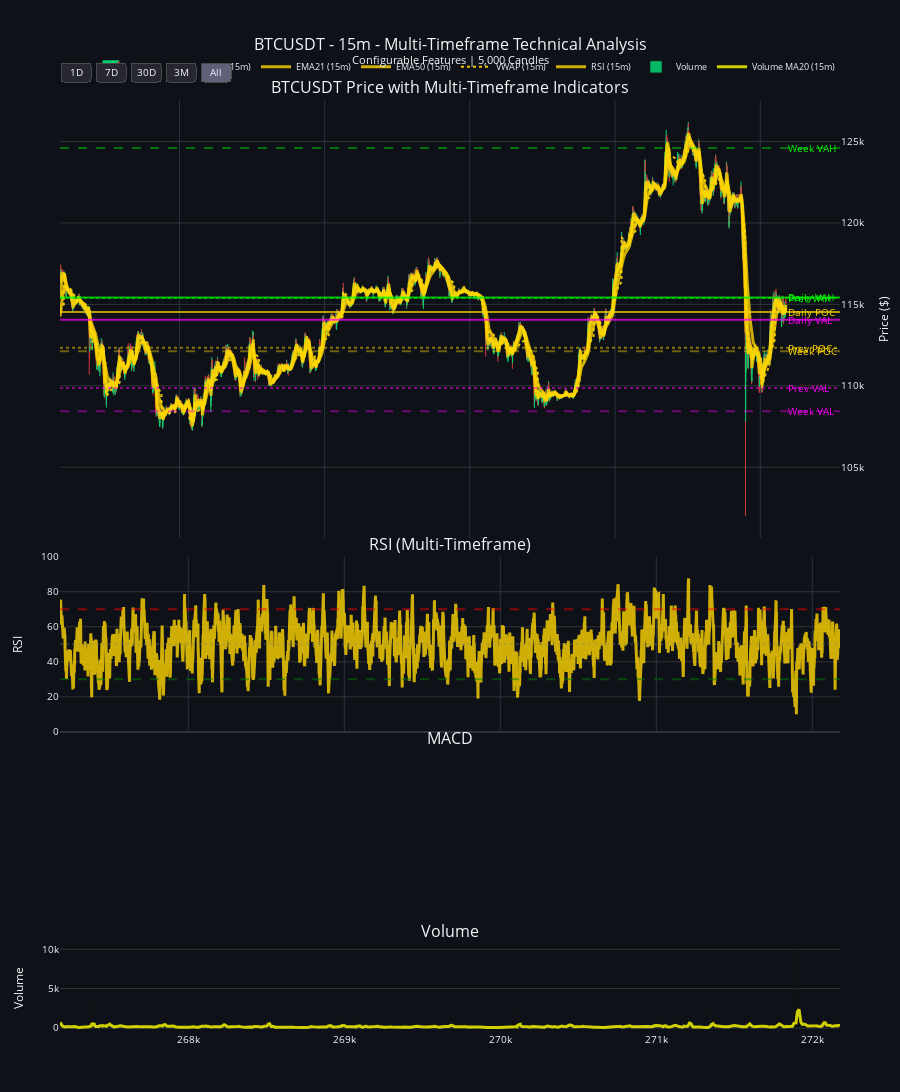

The code cell stored with this chart in its notebook:
### Code cell
# =============================================================================
# CREATE CHART
# =============================================================================

print("Creating Multi-Timeframe Interactive Chart...")

# Create subplot structure
fig = make_subplots(
    rows=4, cols=1, shared_xaxes=True, vertical_spacing=0.02,
    subplot_titles=(f'{symbol} Price with Multi-Timeframe Indicators', 'RSI (Multi-Timeframe)', 'MACD', 'Volume'),
    row_heights=[0.5, 0.2, 0.2, 0.1]
)

# === 1. CANDLESTICK CHART ===
fig.add_trace(go.Candlestick(
    x=viz_df.index, open=viz_df['open'], high=viz_df['high'], low=viz_df['low'], close=viz_df['close'],
    name='OHLC', increasing_line_color='#00ff88', decreasing_line_color='#ff4444',
    increasing_fillcolor='#00ff88', decreasing_fillcolor='#ff4444', line=dict(width=1), opacity=0.8
), row=1, col=1)

# === Add Volume Profile Labels ===
daily_vp, prev_day_vp, weekly_vp = vps

# Add horizontal lines and annotations for daily, previous day, and weekly VP levels
vp_colors = {'poc': '#FFD700', 'vah': '#00FF00', 'val': '#FF00FF'}
vp_labels = {'poc': 'POC', 'vah': 'VAH', 'val': 'VAL'}

for key in ['poc', 'vah', 'val']:
    # Daily
    fig.add_hline(y=daily_vp[key], line_dash="solid", line_color=vp_colors[key], opacity=0.7, row=1, col=1)
    fig.add_annotation(x=viz_df.index[-1], y=daily_vp[key],
                      text=f"Daily {vp_labels[key]}",
                      showarrow=False, yshift=0, xanchor='left', font=dict(color=vp_colors[key], size=10),
                      row=1, col=1)
    # Previous Day
    fig.add_hline(y=prev_day_vp[key], line_dash="dot", line_color=vp_colors[key], opacity=0.5, row=1, col=1)
    fig.add_annotation(x=viz_df.index[-1], y=prev_day_vp[key],
                      text=f"Prev {vp_labels[key]}",
                      showarrow=False, yshift=0, xanchor='left', font=dict(color=vp_colors[key], size=10),
                      row=1, col=1)
    # Weekly
    fig.add_hline(y=weekly_vp[key], line_dash="dash", line_color=vp_colors[key], opacity=0.4, row=1, col=1)
    fig.add_annotation(x=viz_df.index[-1], y=weekly_vp[key],
                      text=f"Week {vp_labels[key]}",
                      showarrow=False, yshift=0, xanchor='left', font=dict(color=vp_colors[key], size=10),
                      row=1, col=1)

# === 2. MAIN CHART INDICATORS ===
for indicator, timeframes in CHART_FEATURES_CONFIG.get('main_chart', {}).items():
    available = get_available_features_by_timeframe(viz_df, indicator, timeframes)
    for tf, col_name in available.items():
        color = TIMEFRAME_COLORS.get(tf, '#ffffff')
        style = get_indicator_style(indicator, tf)
        
        # Prepare trace parameters
        trace_params = {
            'x': viz_df.index,
            'y': viz_df[col_name],
            'mode': 'lines',
            'name': f'{indicator.upper()} ({tf})',
            'line': dict(color=color, width=style['width'], dash=style['dash']),
            'opacity': style['opacity']
        }
        
        # Add fill for Bollinger Bands lower
        if indicator == 'bb_lower' and 'fill' in style:
            trace_params['fill'] = style['fill']
            # Convert hex color to rgba for fill
            hex_color = color.lstrip('#')
            rgb = tuple(int(hex_color[i:i+2], 16) for i in (0, 2, 4))
            trace_params['fillcolor'] = f'rgba({rgb[0]}, {rgb[1]}, {rgb[2]}, {style["fill_opacity"]})'
        
        # Generic trace - works for ALL indicators
        fig.add_trace(go.Scatter(**trace_params), row=1, col=1)

# === 3. RSI SUBPLOT ===
for indicator, timeframes in CHART_FEATURES_CONFIG.get('rsi_subplot', {}).items():
    available = get_available_features_by_timeframe(viz_df, indicator, timeframes)
    for tf, col_name in available.items():
        color = TIMEFRAME_COLORS.get(tf, '#ffaa00')
        style = get_indicator_style(indicator, tf)
        
        fig.add_trace(go.Scatter(
            x=viz_df.index, y=viz_df[col_name], mode='lines', name=f'RSI ({tf})',
            line=dict(color=color, width=style['width'], dash=style['dash']),
            opacity=style['opacity']
        ), row=2, col=1)

fig.add_hline(y=70, line_dash="dash", line_color="red", opacity=0.5, row=2, col=1)
fig.add_hline(y=30, line_dash="dash", line_color="green", opacity=0.5, row=2, col=1)
fig.add_hline(y=50, line_dash="dot", line_color="gray", opacity=0.3, row=2, col=1)
fig.update_yaxes(title_text="RSI", range=[0, 100], row=2, col=1)

# === 4. MACD SUBPLOT ===
macd_col = signal_col = None
for indicator, timeframes in CHART_FEATURES_CONFIG.get('macd_subplot', {}).items():
    available = get_available_features_by_timeframe(viz_df, indicator, timeframes)
    for tf, col_name in available.items():
        color = TIMEFRAME_COLORS.get(tf, '#ffffff')
        style = get_indicator_style(indicator, tf)
        
        if indicator == 'macd':
            macd_col = col_name
            fig.add_trace(go.Scatter(
                x=viz_df.index, y=viz_df[col_name], mode='lines', name=f'MACD ({tf})',
                line=dict(color='#00ff00', width=style['width'], dash=style['dash']),
                opacity=style['opacity']
            ), row=3, col=1)
        elif indicator == 'macd_signal':
            signal_col = col_name
            fig.add_trace(go.Scatter(
                x=viz_df.index, y=viz_df[col_name], mode='lines', name=f'MACD Signal ({tf})',
                line=dict(color='#ff4444', width=style['width'], dash=style['dash']),
                opacity=style['opacity']
            ), row=3, col=1)

if macd_col and signal_col:
    macd_histogram = viz_df[macd_col] - viz_df[signal_col]
    colors = ['green' if x >= 0 else 'red' for x in macd_histogram]
    fig.add_trace(go.Bar(x=viz_df.index, y=macd_histogram, name='MACD Histogram', 
                        marker_color=colors, opacity=0.5), row=3, col=1)

fig.add_hline(y=0, line_dash="dash", line_color="gray", opacity=0.5, row=3, col=1)
fig.update_yaxes(title_text="MACD", row=3, col=1)

# === 5. VOLUME BARS ===
volume_colors = ['#00ff88' if viz_df['close'].iloc[i] >= viz_df['open'].iloc[i] else '#ff4444' for i in range(len(viz_df))]
fig.add_trace(go.Bar(x=viz_df.index, y=viz_df['volume'], name='Volume', marker_color=volume_colors, opacity=0.7), row=4, col=1)

for indicator, timeframes in CHART_FEATURES_CONFIG.get('volume_subplot', {}).items():
    if indicator == 'volume_ma20':
        available = get_available_features_by_timeframe(viz_df, indicator, timeframes)
        for tf, col_name in available.items():
            style = get_indicator_style(indicator, tf)
            fig.add_trace(go.Scatter(
                x=viz_df.index, y=viz_df[col_name], mode='lines', name=f'Volume MA20 ({tf})',
                line=dict(color='#ffff00', width=style['width'], dash=style['dash']),
                opacity=style['opacity']
            ), row=4, col=1)

fig.update_yaxes(title_text="Volume", row=4, col=1)

# === 6. LAYOUT & DISPLAY ===
fig.update_layout(
    title={'text': f'{symbol} - {time_frame} - Multi-Timeframe Technical Analysis<br><sup>Configurable Features | {len(viz_df):,} Candles</sup>',
           'x': 0.5, 'xanchor': 'center', 'font': {'size': 16}},
    height=1200, showlegend=True, template='plotly_dark', font=dict(size=10),
    margin=dict(l=60, r=60, t=100, b=60), plot_bgcolor='#0e1117', paper_bgcolor='#0e1117',
    legend=dict(orientation="h", yanchor="bottom", y=1.02, xanchor="right", x=1, font=dict(size=9)),
    xaxis=dict(rangeselector=dict(buttons=[
        dict(count=1, label="1D", step="day", stepmode="backward"),
        dict(count=7, label="7D", step="day", stepmode="backward"),
        dict(count=30, label="30D", step="day", stepmode="backward"),
        dict(count=90, label="3M", step="day", stepmode="backward"),
        dict(step="all", label="All")
    ], bgcolor='#262730', bordercolor='#4a4a4a', borderwidth=1), rangeslider=dict(visible=False), type="date"),
    hovermode='x unified', hoverlabel=dict(bgcolor="rgba(0,0,0,0.8)", bordercolor="white", font_size=10)
)

fig.update_yaxes(title_text="Price ($)", row=1, col=1, side='right')
for row in range(1, 5):
    fig.update_yaxes(showgrid=True, gridwidth=1, gridcolor='#333333', row=row, col=1)

fig.show()

print("Multi-Timeframe Interactive Chart Displayed!")
print("\nTimeframe Colors:")
for tf, color in TIMEFRAME_COLORS.items():
    print(f"  {tf:4} -> {color}")
print("\nConfigurable Styles:")
for indicator, style in INDICATOR_STYLES.items():
    if indicator != 'default':
        print(f"  {indicator:10} -> opacity={style['opacity']}, width={style['width']}, dash={style['dash']}")

### Figure 1 — Plotly figure (JSON) as saved in the notebook; plotly's stock layout.template omitted (floating-point values rounded to 4 significant figures; data arrays with more than 128 entries replaced by an {"elided": "..."} marker saying what was removed)
{"data": [{"close": {"elided": "5000 float values"}, "decreasing": {"fillcolor": "#ff4444", "line": {"color": "#ff4444"}}, "high": {"elided": "5000 float values"}, "increasing": {"fillcolor": "#00ff88", "line": {"color": "#00ff88"}}, "line": {"width": 1}, "low": {"elided": "5000 float values"}, "name": "OHLC", "opacity": 0.8, "open": {"elided": "5000 float values"}, "type": "candlestick", "x": {"elided": "5000 int values"}, "xaxis": "x", "yaxis": "y"}, {"line": {"color": "#ffd700", "dash": "solid", "width": 3}, "mode": "lines", "name": "EMA9 (15m)", "opacity": 0.8, "type": "scatter", "x": {"elided": "5000 int values"}, "xaxis": "x", "y": {"elided": "5000 float values"}, "yaxis": "y"}, {"line": {"color": "#ffd700", "dash": "solid", "width": 3}, "mode": "lines", "name": "EMA21 (15m)", "opacity": 0.8, "type": "scatter", "x": {"elided": "5000 int values"}, "xaxis": "x", "y": {"elided": "5000 float values"}, "yaxis": "y"}, {"line": {"color": "#ffd700", "dash": "solid", "width": 3}, "mode": "lines", "name": "EMA50 (15m)", "opacity": 0.8, "type": "scatter", "x": {"elided": "5000 int values"}, "xaxis": "x", "y": {"elided": "5000 float values"}, "yaxis": "y"}, {"line": {"color": "#ffd700", "dash": "dot", "width": 2}, "mode": "lines", "name": "VWAP (15m)", "opacity": 0.9, "type": "scatter", "x": {"elided": "5000 int values"}, "xaxis": "x", "y": {"elided": "5000 float values"}, "yaxis": "y"}, {"line": {"color": "#ffd700", "dash": "solid", "width": 3}, "mode": "lines", "name": "RSI (15m)", "opacity": 0.8, "type": "scatter", "x": {"elided": "5000 int values"}, "xaxis": "x2", "y": {"elided": "5000 float values"}, "yaxis": "y2"}, {"marker": {"color": {"elided": "5000 str values"}}, "name": "Volume", "opacity": 0.7, "type": "bar", "x": {"elided": "5000 int values"}, "xaxis": "x4", "y": {"elided": "5000 float values"}, "yaxis": "y4"}, {"line": {"color": "#ffff00", "dash": "solid", "width": 3}, "mode": "lines", "name": "Volume MA20 (15m)", "opacity": 0.8, "type": "scatter", "x": {"elided": "5000 int values"}, "xaxis": "x4", "y": {"elided": "5000 float values"}, "yaxis": "y4"}], "layout": {"annotations": [{"font": {"size": 16}, "showarrow": false, "text": "BTCUSDT Price with Multi-Timeframe Indicators", "x": 0.5, "xanchor": "center", "xref": "paper", "y": 1, "yanchor": "bottom", "yref": "paper"}, {"font": {"size": 16}, "showarrow": false, "text": "RSI (Multi-Timeframe)", "x": 0.5, "xanchor": "center", "xref": "paper", "y": 0.51, "yanchor": "bottom", "yref": "paper"}, {"font": {"size": 16}, "showarrow": false, "text": "MACD", "x": 0.5, "xanchor": "center", "xref": "paper", "y": 0.302, "yanchor": "bottom", "yref": "paper"}, {"font": {"size": 16}, "showarrow": false, "text": "Volume", "x": 0.5, "xanchor": "center", "xref": "paper", "y": 0.094, "yanchor": "bottom", "yref": "paper"}, {"font": {"color": "#FFD700", "size": 10}, "showarrow": false, "text": "Daily POC", "x": 272177, "xanchor": "left", "xref": "x", "y": 114500.0, "yref": "y", "yshift": 0}, {"font": {"color": "#FFD700", "size": 10}, "showarrow": false, "text": "Prev POC", "x": 272177, "xanchor": "left", "xref": "x", "y": 112300.0, "yref": "y", "yshift": 0}, {"font": {"color": "#FFD700", "size": 10}, "showarrow": false, "text": "Week POC", "x": 272177, "xanchor": "left", "xref": "x", "y": 112100.0, "yref": "y", "yshift": 0}, {"font": {"color": "#00FF00", "size": 10}, "showarrow": false, "text": "Daily VAH", "x": 272177, "xanchor": "left", "xref": "x", "y": 115400.0, "yref": "y", "yshift": 0}, {"font": {"color": "#00FF00", "size": 10}, "showarrow": false, "text": "Prev VAH", "x": 272177, "xanchor": "left", "xref": "x", "y": 115400.0, "yref": "y", "yshift": 0}, {"font": {"color": "#00FF00", "size": 10}, "showarrow": false, "text": "Week VAH", "x": 272177, "xanchor": "left", "xref": "x", "y": 124600.0, "yref": "y", "yshift": 0}, {"font": {"color": "#FF00FF", "size": 10}, "showarrow": false, "text": "Daily VAL", "x": 272177, "xanchor": "left", "xref": "x", "y": 114100.0, "yref": "y", "yshift": 0}, {"font": {"color": "#FF00FF", "size": 10}, "showarrow": false, "text": "Prev VAL", "x": 272177, "xanchor": "left", "xref": "x", "y": 109900.0, "yref": "y", "yshift": 0}, {"font": {"color": "#FF00FF", "size": 10}, "showarrow": false, "text": "Week VAL", "x": 272177, "xanchor": "left", "xref": "x", "y": 108400.0, "yref": "y", "yshift": 0}], "font": {"size": 10}, "height": 1200, "hoverlabel": {"bgcolor": "rgba(0,0,0,0.8)", "bordercolor": "white", "font": {"size": 10}}, "hovermode": "x unified", "legend": {"font": {"size": 9}, "orientation": "h", "x": 1, "xanchor": "right", "y": 1.02, "yanchor": "bottom"}, "margin": {"b": 60, "l": 60, "r": 60, "t": 100}, "paper_bgcolor": "#0e1117", "plot_bgcolor": "#0e1117", "shapes": [{"line": {"color": "#FFD700", "dash": "solid"}, "opacity": 0.7, "type": "line", "x0": 0, "x1": 1, "xref": "x domain", "y0": 114500.0, "y1": 114500.0, "yref": "y"}, {"line": {"color": "#FFD700", "dash": "dot"}, "opacity": 0.5, "type": "line", "x0": 0, "x1": 1, "xref": "x domain", "y0": 112300.0, "y1": 112300.0, "yref": "y"}, {"line": {"color": "#FFD700", "dash": "dash"}, "opacity": 0.4, "type": "line", "x0": 0, "x1": 1, "xref": "x domain", "y0": 112100.0, "y1": 112100.0, "yref": "y"}, {"line": {"color": "#00FF00", "dash": "solid"}, "opacity": 0.7, "type": "line", "x0": 0, "x1": 1, "xref": "x domain", "y0": 115400.0, "y1": 115400.0, "yref": "y"}, {"line": {"color": "#00FF00", "dash": "dot"}, "opacity": 0.5, "type": "line", "x0": 0, "x1": 1, "xref": "x domain", "y0": 115400.0, "y1": 115400.0, "yref": "y"}, {"line": {"color": "#00FF00", "dash": "dash"}, "opacity": 0.4, "type": "line", "x0": 0, "x1": 1, "xref": "x domain", "y0": 124600.0, "y1": 124600.0, "yref": "y"}, {"line": {"color": "#FF00FF", "dash": "solid"}, "opacity": 0.7, "type": "line", "x0": 0, "x1": 1, "xref": "x domain", "y0": 114100.0, "y1": 114100.0, "yref": "y"}, {"line": {"color": "#FF00FF", "dash": "dot"}, "opacity": 0.5, "type": "line", "x0": 0, "x1": 1, "xref": "x domain", "y0": 109900.0, "y1": 109900.0, "yref": "y"}, {"line": {"color": "#FF00FF", "dash": "dash"}, "opacity": 0.4, "type": "line", "x0": 0, "x1": 1, "xref": "x domain", "y0": 108400.0, "y1": 108400.0, "yref": "y"}, {"line": {"color": "red", "dash": "dash"}, "opacity": 0.5, "type": "line", "x0": 0, "x1": 1, "xref": "x2 domain", "y0": 70, "y1": 70, "yref": "y2"}, {"line": {"color": "green", "dash": "dash"}, "opacity": 0.5, "type": "line", "x0": 0, "x1": 1, "xref": "x2 domain", "y0": 30, "y1": 30, "yref": "y2"}, {"line": {"color": "gray", "dash": "dot"}, "opacity": 0.3, "type": "line", "x0": 0, "x1": 1, "xref": "x2 domain", "y0": 50, "y1": 50, "yref": "y2"}], "showlegend": true, "title": {"font": {"size": 16}, "text": "BTCUSDT - 15m - Multi-Timeframe Technical Analysis<br><sup>Configurable Features | 5,000 Candles</sup>", "x": 0.5, "xanchor": "center"}, "xaxis": {"anchor": "y", "domain": [0, 1], "matches": "x4", "rangeselector": {"bgcolor": "#262730", "bordercolor": "#4a4a4a", "borderwidth": 1, "buttons": [{"count": 1, "label": "1D", "step": "day", "stepmode": "backward"}, {"count": 7, "label": "7D", "step": "day", "stepmode": "backward"}, {"count": 30, "label": "30D", "step": "day", "stepmode": "backward"}, {"count": 90, "label": "3M", "step": "day", "stepmode": "backward"}, {"label": "All", "step": "all"}]}, "rangeslider": {"visible": false}, "showticklabels": false, "type": "date"}, "xaxis2": {"anchor": "y2", "domain": [0, 1], "matches": "x4", "showticklabels": false}, "xaxis3": {"anchor": "y3", "domain": [0, 1], "matches": "x4", "showticklabels": false}, "xaxis4": {"anchor": "y4", "domain": [0, 1]}, "yaxis": {"anchor": "x", "domain": [0.53, 1], "gridcolor": "#333333", "gridwidth": 1, "showgrid": true, "side": "right", "title": {"text": "Price ($)"}}, "yaxis2": {"anchor": "x2", "domain": [0.322, 0.51], "gridcolor": "#333333", "gridwidth": 1, "range": [0, 100], "showgrid": true, "title": {"text": "RSI"}}, "yaxis3": {"anchor": "x3", "domain": [0.114, 0.302], "gridcolor": "#333333", "gridwidth": 1, "showgrid": true, "title": {"text": "MACD"}}, "yaxis4": {"anchor": "x4", "domain": [0, 0.094], "gridcolor": "#333333", "gridwidth": 1, "showgrid": true, "title": {"text": "Volume"}}}}
